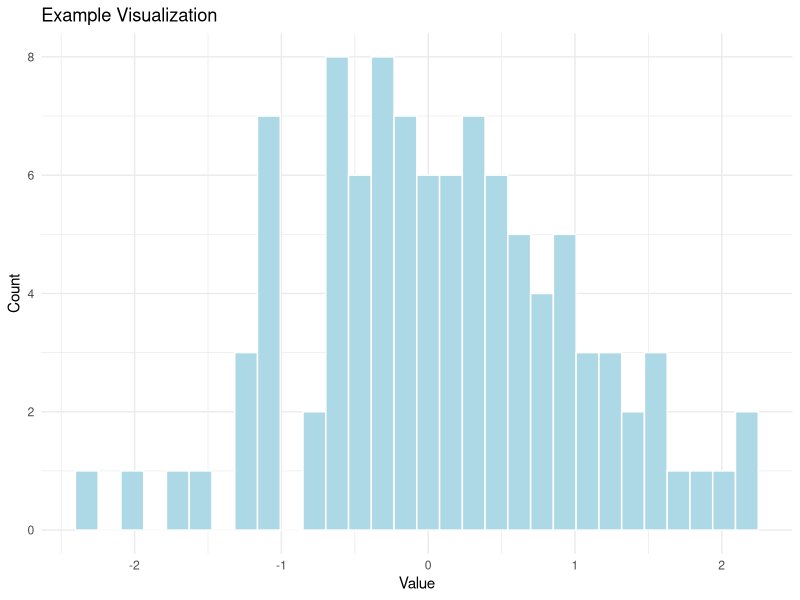

Write R code to recreate this figure.
## ---- chunk 1
knitr::opts_chunk$set(echo = FALSE)
library(ggplot2)
## ---- chunk 2
# Example of how simple the analysis can be
sample_data <- c(1, 2, 3, 4, 5)
cat("Basic Statistics:\n")
cat("Mean:", mean(sample_data), "\n")
cat("Median:", median(sample_data), "\n")
cat("SD:", sd(sample_data), "\n")
## ---- chunk 3
# Generate sample data for demonstration
set.seed(123)
demo_data <- rnorm(100)

# Create a histogram
ggplot(data.frame(x=demo_data), aes(x=x)) +
  geom_histogram(fill="lightblue", color="white") +
  theme_minimal() +
  labs(title="Example Visualization",
       x="Value",
       y="Count")
